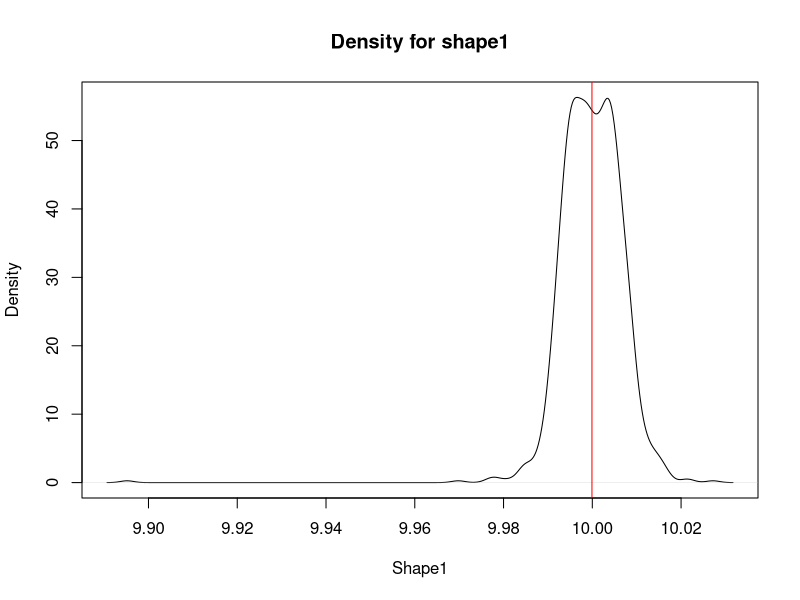
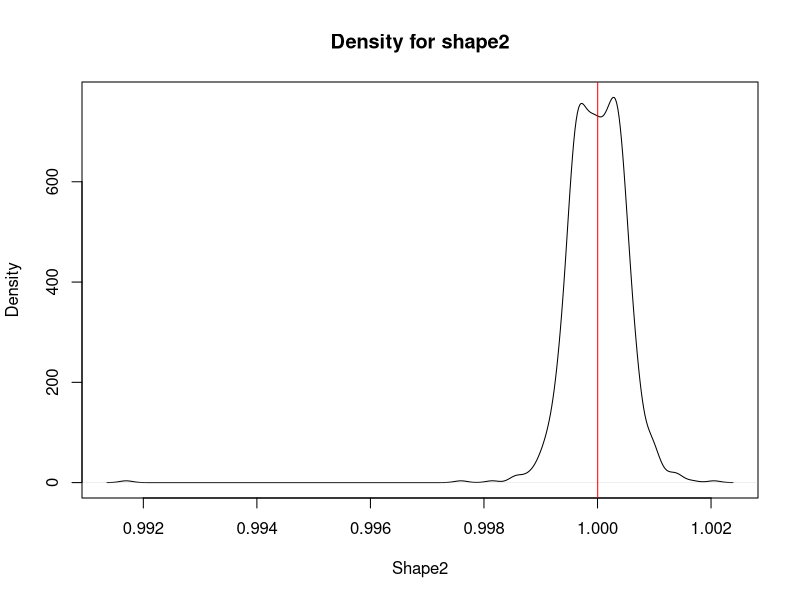
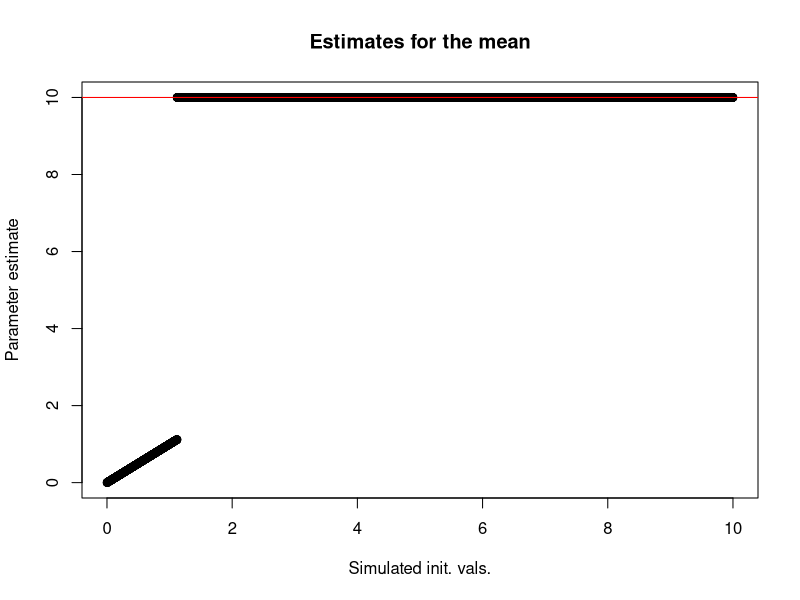
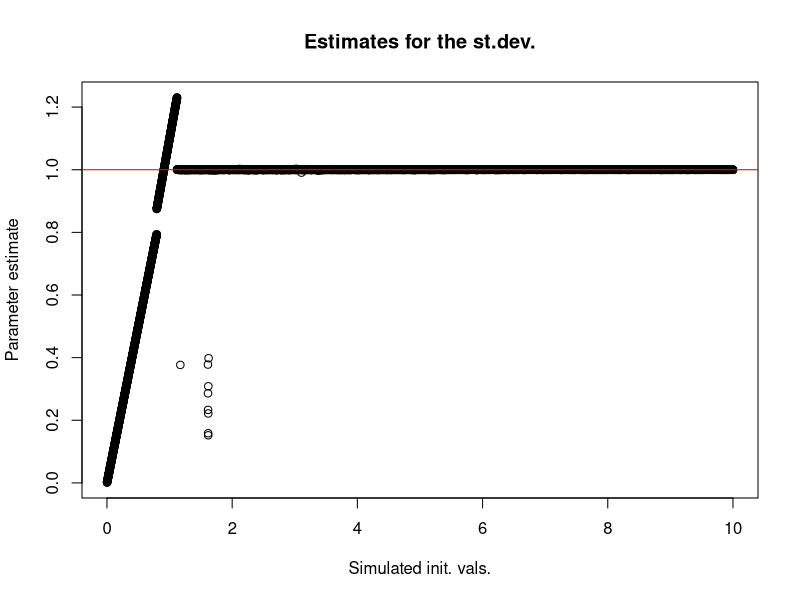
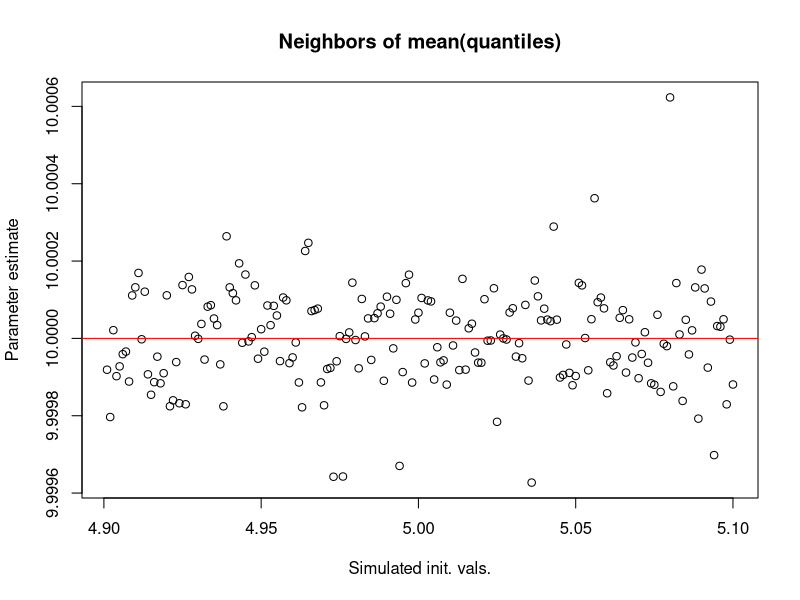
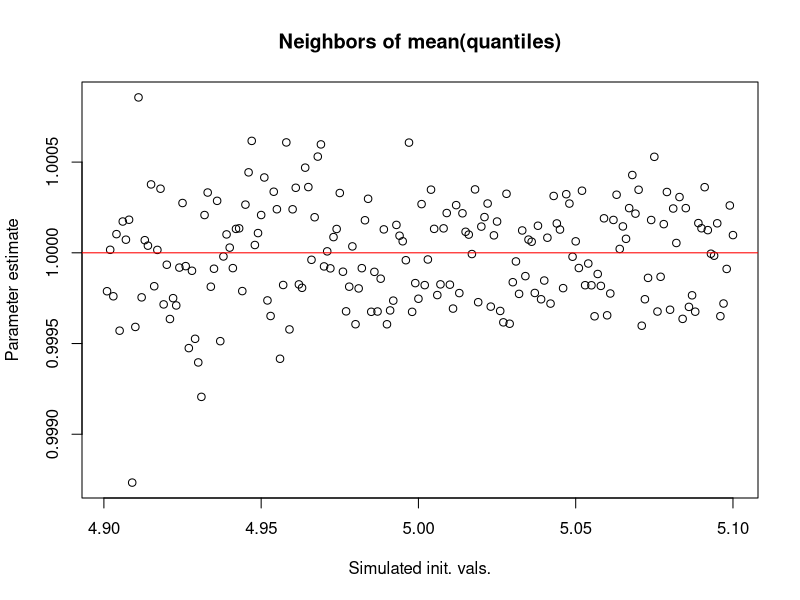
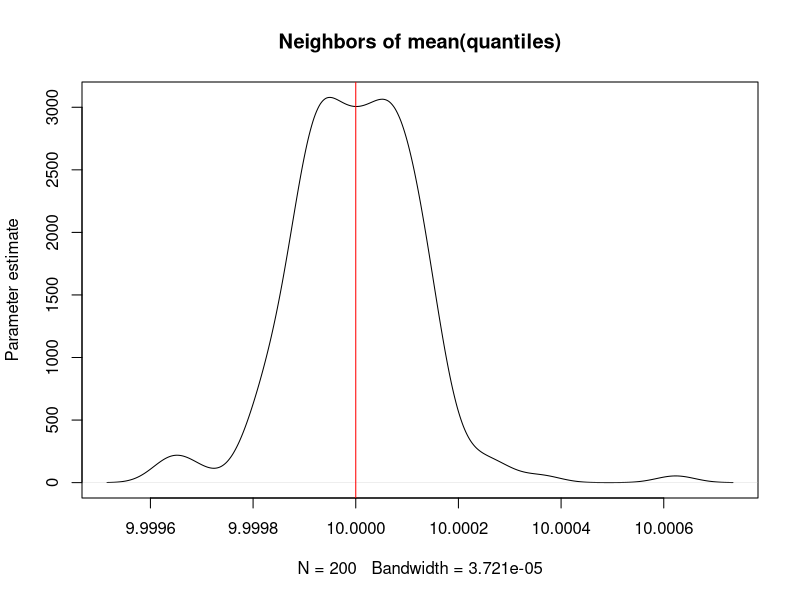
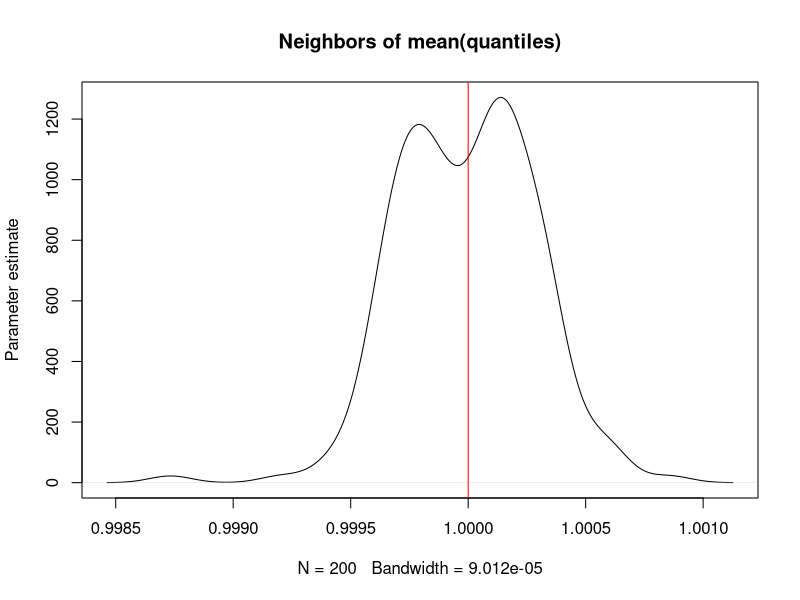

The R script that drew these images, in order:
## ---- chunk 1
findParamsPrototype <- function(q = c(-1.959964, 0.000000, 1.959964), p = c(0.025,  0.50, 0.975), output = "complete", densit="pnorm", params = c("mean", "sd"), initVals = rep(1, times = l)) {
    l <- length(params)
    cl <- vector("list", 2  + length(params))
    cl[[1]] <- as.name(densit)
    cl[[2]] <- q
    names(cl) <- c(NA, "q", params)
    mode(cl) <- "call"
    quadraticFun <- function(x) {
        cl[3:(l+2)] <- x
        res <- eval(cl)
        sum((res - p)^2)
    }    
    res <- optim(initVals, quadraticFun)
    if (output == "parameters") {
        return(res$par)
    }
    return(res)
}
## ---- chunk 2
# X = seq... is the set of values to try, from min(q) to max(q). 
parameters <- sapply(X = seq(0.6915029, 0.9974714, length.out = 1000),
                     FUN = function(x) {
                         findParamsPrototype(q = c(0.6915029, 0.9330330, 0.9974714),
                                    p = c(0.025, 0.5, 0.975),
                                    densit = "pbeta",
                                    params = c("shape1", "shape2"),
                                    initVals = c(x, x))$par
                     },
                     simplify = TRUE)

plot(density(t(parameters)[, 1]), main = "Density for shape1", xlab = "Shape1", ylab = "Density")
abline(v = median(parameters[1, ]), col = "red")

plot(density(t(parameters)[, 2]), main = "Density for shape2", xlab = "Shape2", ylab = "Density")
abline(v = median(parameters[2, ]), col = "red")
## ---- chunk 3
# check that quantiles are rigth:
qnorm(c(0.025, 0.5, 0.975), mean = 10, sd = 1)

# simulate the parameters
simInitVals <- seq(0.001, 10, length.out = 10000)
parameters2 <- sapply(X = simInitVals,
                     FUN = function(x) {
                         findParamsPrototype(q = c(8.040036, 10.000000, 11.959964),
                                    p = c(0.025, 0.5, 0.975),
                                    densit = "pnorm",
                                    params = c("mean", "sd"),
                                    initVals = c(x, x))$par
                     },
                     simplify = TRUE)

# plot the results
plot(y = parameters2[1,], x = simInitVals, main = "Estimates for the mean", xlab = "Simulated init. vals.", ylab = "Parameter estimate")
abline(h = 10, col = "red")

plot(y = parameters2[2,], x = simInitVals, main = "Estimates for the st.dev.", xlab = "Simulated init. vals.", ylab = "Parameter estimate")
abline(h = 1, col = "red")
## ---- chunk 4
meanNeighbors <- which(simInitVals > (mean(simInitVals) - 0.1) & simInitVals < (mean(simInitVals) + 0.1))

plot(y = parameters2[1,][meanNeighbors], x = simInitVals[meanNeighbors], main = "Neighbors of mean(quantiles)", xlab = "Simulated init. vals.", ylab = "Parameter estimate")
abline(h = 10, col = "red")

plot(y = parameters2[2,][meanNeighbors], x = simInitVals[meanNeighbors], main = "Neighbors of mean(quantiles)", xlab = "Simulated init. vals.", ylab = "Parameter estimate")
abline(h = 1, col = "red")
## ---- chunk 5
plot(density(parameters2[1,][meanNeighbors]), main = "Neighbors of mean(quantiles)", ylab = "Parameter estimate")
abline(v = 10, col = "red")

plot(density(parameters2[2,][meanNeighbors]), main = "Neighbors of mean(quantiles)", ylab = "Parameter estimate")
abline(v = 1, col = "red")
